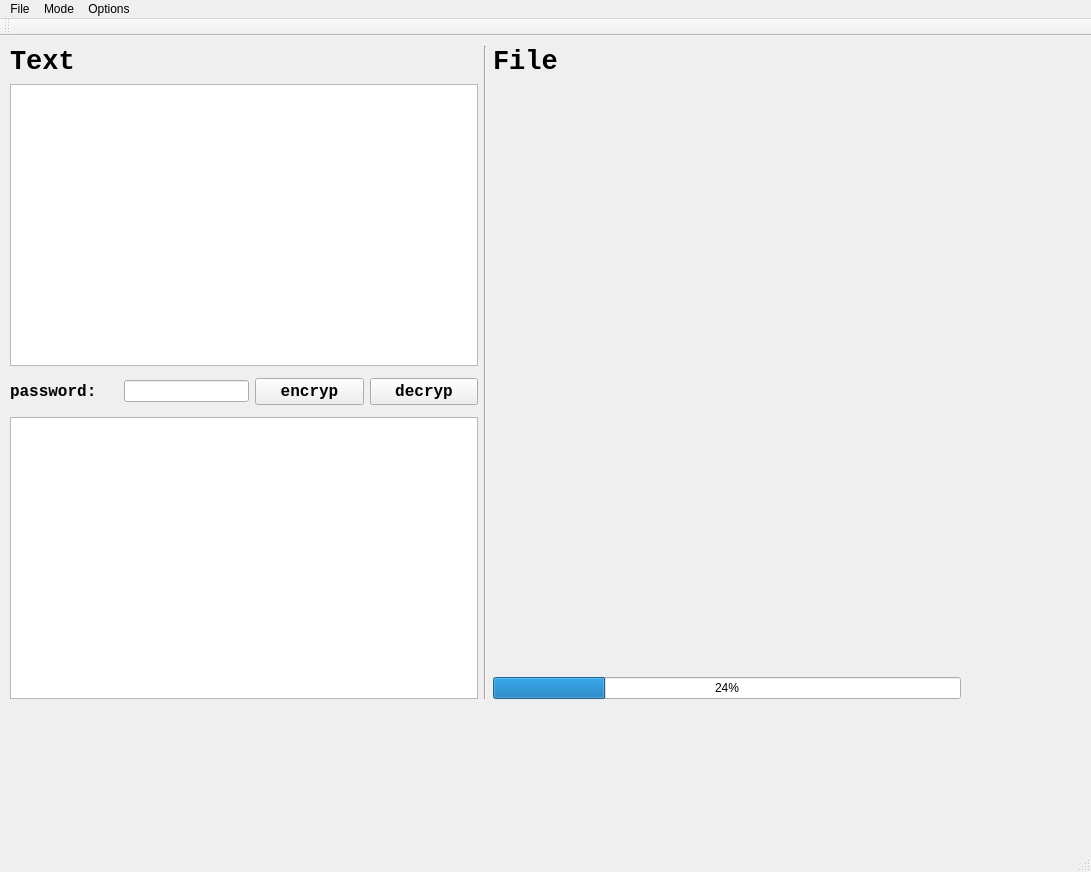
<?xml version="1.0" encoding="UTF-8"?>
<ui version="4.0">
 <class>MainWindow</class>
 <widget class="QMainWindow" name="MainWindow">
  <property name="geometry">
   <rect>
    <x>0</x>
    <y>0</y>
    <width>1091</width>
    <height>872</height>
   </rect>
  </property>
  <property name="windowTitle">
   <string>MainWindow</string>
  </property>
  <widget class="QWidget" name="centralwidget">
   <widget class="QWidget" name="layoutWidget">
    <property name="geometry">
     <rect>
      <x>10</x>
      <y>10</y>
      <width>951</width>
      <height>653</height>
     </rect>
    </property>
    <layout class="QVBoxLayout" name="verticalLayout_4">
     <item>
      <layout class="QHBoxLayout" name="horizontalLayout_5">
       <item>
        <layout class="QVBoxLayout" name="verticalLayout_2">
         <item>
          <layout class="QVBoxLayout" name="verticalLayout">
           <item>
            <layout class="QHBoxLayout" name="horizontalLayout_2">
             <property name="sizeConstraint">
              <enum>QLayout::SetDefaultConstraint</enum>
             </property>
             <item>
              <widget class="QLabel" name="label_2">
               <property name="sizePolicy">
                <sizepolicy hsizetype="Minimum" vsizetype="Expanding">
                 <horstretch>0</horstretch>
                 <verstretch>0</verstretch>
                </sizepolicy>
               </property>
               <property name="font">
                <font>
                 <family>Consolas</family>
                 <pointsize>20</pointsize>
                 <weight>75</weight>
                 <italic>false</italic>
                 <bold>true</bold>
                </font>
               </property>
               <property name="text">
                <string>Text</string>
               </property>
              </widget>
             </item>
             <item>
              <spacer name="horizontalSpacer">
               <property name="sizePolicy">
                <sizepolicy hsizetype="Minimum" vsizetype="Minimum">
                 <horstretch>0</horstretch>
                 <verstretch>0</verstretch>
                </sizepolicy>
               </property>
               <property name="orientation">
                <enum>Qt::Horizontal</enum>
               </property>
               <property name="sizeHint" stdset="0">
                <size>
                 <width>328</width>
                 <height>20</height>
                </size>
               </property>
              </spacer>
             </item>
            </layout>
           </item>
           <item>
            <widget class="QTextEdit" name="textEdit">
             <property name="sizePolicy">
              <sizepolicy hsizetype="Minimum" vsizetype="Expanding">
               <horstretch>0</horstretch>
               <verstretch>3</verstretch>
              </sizepolicy>
             </property>
             <property name="font">
              <font>
               <family>Consolas</family>
               <weight>75</weight>
               <bold>true</bold>
              </font>
             </property>
             <property name="html">
              <string>&lt;!DOCTYPE HTML PUBLIC &quot;-//W3C//DTD HTML 4.0//EN&quot; &quot;http://www.w3.org/TR/REC-html40/strict.dtd&quot;&gt;
&lt;html&gt;&lt;head&gt;&lt;meta name=&quot;qrichtext&quot; content=&quot;1&quot; /&gt;&lt;style type=&quot;text/css&quot;&gt;
p, li { white-space: pre-wrap; }
&lt;/style&gt;&lt;/head&gt;&lt;body style=&quot; font-family:'Consolas'; font-size:9pt; font-weight:600; font-style:normal;&quot;&gt;
&lt;p style=&quot;-qt-paragraph-type:empty; margin-top:0px; margin-bottom:0px; margin-left:0px; margin-right:0px; -qt-block-indent:0; text-indent:0px; font-family:'SimSun'; font-weight:400;&quot;&gt;&lt;br /&gt;&lt;/p&gt;&lt;/body&gt;&lt;/html&gt;</string>
             </property>
            </widget>
           </item>
           <item>
            <spacer name="verticalSpacer">
             <property name="sizePolicy">
              <sizepolicy hsizetype="Minimum" vsizetype="Fixed">
               <horstretch>0</horstretch>
               <verstretch>0</verstretch>
              </sizepolicy>
             </property>
             <property name="orientation">
              <enum>Qt::Vertical</enum>
             </property>
             <property name="sizeType">
              <enum>QSizePolicy::Fixed</enum>
             </property>
             <property name="sizeHint" stdset="0">
              <size>
               <width>20</width>
               <height>6</height>
              </size>
             </property>
            </spacer>
           </item>
           <item>
            <layout class="QHBoxLayout" name="horizontalLayout">
             <item>
              <widget class="QLabel" name="label">
               <property name="sizePolicy">
                <sizepolicy hsizetype="Minimum" vsizetype="Fixed">
                 <horstretch>0</horstretch>
                 <verstretch>1</verstretch>
                </sizepolicy>
               </property>
               <property name="font">
                <font>
                 <family>Consolas</family>
                 <pointsize>12</pointsize>
                 <weight>75</weight>
                 <bold>true</bold>
                </font>
               </property>
               <property name="text">
                <string>password:</string>
               </property>
              </widget>
             </item>
             <item>
              <widget class="QLineEdit" name="lineEdit">
               <property name="sizePolicy">
                <sizepolicy hsizetype="Minimum" vsizetype="Fixed">
                 <horstretch>0</horstretch>
                 <verstretch>0</verstretch>
                </sizepolicy>
               </property>
               <property name="font">
                <font>
                 <family>Consolas</family>
                 <weight>75</weight>
                 <bold>true</bold>
                </font>
               </property>
              </widget>
             </item>
             <item>
              <widget class="QPushButton" name="pushButton">
               <property name="sizePolicy">
                <sizepolicy hsizetype="Minimum" vsizetype="Fixed">
                 <horstretch>0</horstretch>
                 <verstretch>0</verstretch>
                </sizepolicy>
               </property>
               <property name="font">
                <font>
                 <family>Consolas</family>
                 <pointsize>12</pointsize>
                 <weight>75</weight>
                 <bold>true</bold>
                </font>
               </property>
               <property name="text">
                <string>encryp</string>
               </property>
              </widget>
             </item>
             <item>
              <widget class="QPushButton" name="pushButton_2">
               <property name="sizePolicy">
                <sizepolicy hsizetype="Minimum" vsizetype="Fixed">
                 <horstretch>0</horstretch>
                 <verstretch>0</verstretch>
                </sizepolicy>
               </property>
               <property name="font">
                <font>
                 <family>Consolas</family>
                 <pointsize>12</pointsize>
                 <weight>75</weight>
                 <bold>true</bold>
                </font>
               </property>
               <property name="text">
                <string>decryp</string>
               </property>
              </widget>
             </item>
            </layout>
           </item>
           <item>
            <spacer name="verticalSpacer_2">
             <property name="sizePolicy">
              <sizepolicy hsizetype="Minimum" vsizetype="Fixed">
               <horstretch>0</horstretch>
               <verstretch>0</verstretch>
              </sizepolicy>
             </property>
             <property name="orientation">
              <enum>Qt::Vertical</enum>
             </property>
             <property name="sizeType">
              <enum>QSizePolicy::Fixed</enum>
             </property>
             <property name="sizeHint" stdset="0">
              <size>
               <width>20</width>
               <height>6</height>
              </size>
             </property>
            </spacer>
           </item>
           <item>
            <widget class="QTextBrowser" name="textBrowser">
             <property name="sizePolicy">
              <sizepolicy hsizetype="Minimum" vsizetype="Expanding">
               <horstretch>0</horstretch>
               <verstretch>3</verstretch>
              </sizepolicy>
             </property>
             <property name="font">
              <font>
               <family>Consolas</family>
               <weight>75</weight>
               <bold>true</bold>
              </font>
             </property>
            </widget>
           </item>
          </layout>
         </item>
        </layout>
       </item>
       <item>
        <widget class="Line" name="line_2">
         <property name="sizePolicy">
          <sizepolicy hsizetype="Fixed" vsizetype="Minimum">
           <horstretch>0</horstretch>
           <verstretch>0</verstretch>
          </sizepolicy>
         </property>
         <property name="minimumSize">
          <size>
           <width>1</width>
           <height>649</height>
          </size>
         </property>
         <property name="orientation">
          <enum>Qt::Vertical</enum>
         </property>
        </widget>
       </item>
       <item>
        <layout class="QVBoxLayout" name="verticalLayout_3">
         <item>
          <layout class="QHBoxLayout" name="horizontalLayout_4">
           <item>
            <widget class="QLabel" name="label_4">
             <property name="sizePolicy">
              <sizepolicy hsizetype="Fixed" vsizetype="Fixed">
               <horstretch>0</horstretch>
               <verstretch>0</verstretch>
              </sizepolicy>
             </property>
             <property name="font">
              <font>
               <family>Consolas</family>
               <pointsize>20</pointsize>
               <weight>75</weight>
               <bold>true</bold>
              </font>
             </property>
             <property name="text">
              <string>File</string>
             </property>
            </widget>
           </item>
           <item>
            <spacer name="horizontalSpacer_3">
             <property name="orientation">
              <enum>Qt::Horizontal</enum>
             </property>
             <property name="sizeHint" stdset="0">
              <size>
               <width>40</width>
               <height>20</height>
              </size>
             </property>
            </spacer>
           </item>
          </layout>
         </item>
         <item>
          <spacer name="verticalSpacer_3">
           <property name="orientation">
            <enum>Qt::Vertical</enum>
           </property>
           <property name="sizeHint" stdset="0">
            <size>
             <width>20</width>
             <height>60</height>
            </size>
           </property>
          </spacer>
         </item>
         <item>
          <widget class="QProgressBar" name="progressBar">
           <property name="sizePolicy">
            <sizepolicy hsizetype="Expanding" vsizetype="Minimum">
             <horstretch>0</horstretch>
             <verstretch>0</verstretch>
            </sizepolicy>
           </property>
           <property name="minimumSize">
            <size>
             <width>0</width>
             <height>15</height>
            </size>
           </property>
           <property name="styleSheet">
            <string notr="true">font: 75 12pt &quot;Consolas&quot;;</string>
           </property>
           <property name="value">
            <number>24</number>
           </property>
          </widget>
         </item>
        </layout>
       </item>
      </layout>
     </item>
    </layout>
   </widget>
  </widget>
  <widget class="QMenuBar" name="menubar">
   <property name="geometry">
    <rect>
     <x>0</x>
     <y>0</y>
     <width>1091</width>
     <height>23</height>
    </rect>
   </property>
   <widget class="QMenu" name="menuFile">
    <property name="title">
     <string>File</string>
    </property>
    <widget class="QMenu" name="menuRencent_Files">
     <property name="title">
      <string>Rencent Files</string>
     </property>
     <addaction name="separator"/>
     <addaction name="actionClear_Rencnet_Files"/>
    </widget>
    <addaction name="actionNew"/>
    <addaction name="actionOpen"/>
    <addaction name="menuRencent_Files"/>
   </widget>
   <widget class="QMenu" name="menuOptions">
    <property name="title">
     <string>Options</string>
    </property>
    <addaction name="actionEncryp"/>
    <addaction name="actiondecryp"/>
   </widget>
   <widget class="QMenu" name="menuMode">
    <property name="title">
     <string>Mode</string>
    </property>
    <addaction name="actionLive_Text"/>
    <addaction name="actionFiles"/>
   </widget>
   <addaction name="menuFile"/>
   <addaction name="menuMode"/>
   <addaction name="menuOptions"/>
  </widget>
  <widget class="QStatusBar" name="statusbar"/>
  <widget class="QToolBar" name="toolBar">
   <property name="windowTitle">
    <string>toolBar</string>
   </property>
   <attribute name="toolBarArea">
    <enum>TopToolBarArea</enum>
   </attribute>
   <attribute name="toolBarBreak">
    <bool>false</bool>
   </attribute>
  </widget>
  <action name="actionNew">
   <property name="text">
    <string>New</string>
   </property>
   <property name="shortcut">
    <string>Ctrl+Shift+N</string>
   </property>
  </action>
  <action name="actionOpen">
   <property name="text">
    <string>Open</string>
   </property>
   <property name="shortcut">
    <string>Ctrl+Shift+O</string>
   </property>
  </action>
  <action name="actionClear_Rencnet_Files">
   <property name="text">
    <string>Clear Rencnet Files</string>
   </property>
   <property name="shortcut">
    <string>Ctrl+Alt+L</string>
   </property>
  </action>
  <action name="actionEncryp">
   <property name="text">
    <string>Encryp</string>
   </property>
   <property name="toolTip">
    <string>Encryption</string>
   </property>
   <property name="shortcut">
    <string>Ctrl+Shift+E</string>
   </property>
  </action>
  <action name="actiondecryp">
   <property name="text">
    <string>decryp</string>
   </property>
   <property name="shortcut">
    <string>Ctrl+Shift+D</string>
   </property>
  </action>
  <action name="actionLive_Text">
   <property name="text">
    <string>Text</string>
   </property>
   <property name="shortcut">
    <string>Ctrl+Shift+T</string>
   </property>
  </action>
  <action name="actionFiles">
   <property name="text">
    <string>File</string>
   </property>
   <property name="shortcut">
    <string>Ctrl+Shift+F</string>
   </property>
  </action>
 </widget>
 <resources/>
 <connections>
  <connection>
   <sender>pushButton</sender>
   <signal>clicked(bool)</signal>
   <receiver>textEdit</receiver>
   <slot>clear()</slot>
   <hints>
    <hint type="sourcelabel">
     <x>287</x>
     <y>388</y>
    </hint>
    <hint type="destinationlabel">
     <x>287</x>
     <y>350</y>
    </hint>
   </hints>
  </connection>
 </connections>
</ui>
